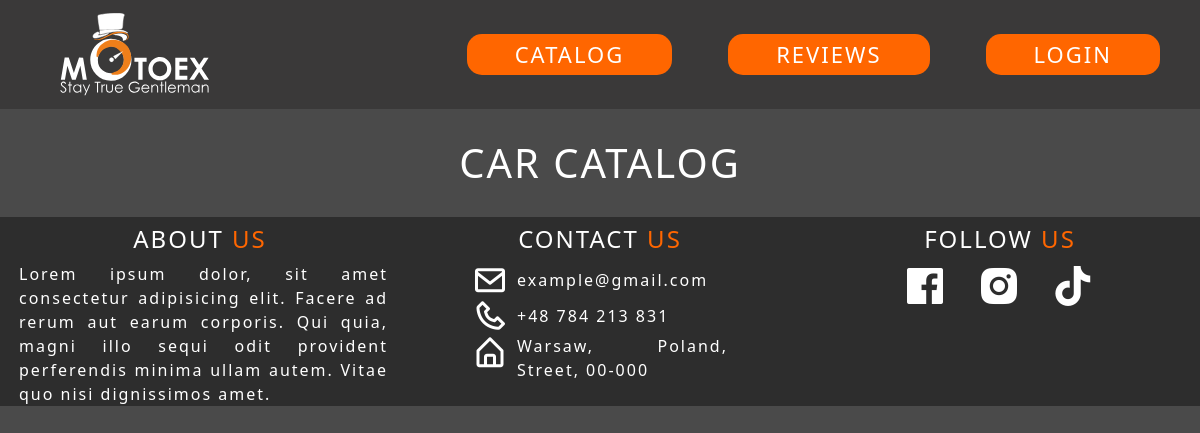
Before: /catalog/spec/ with the older database file.
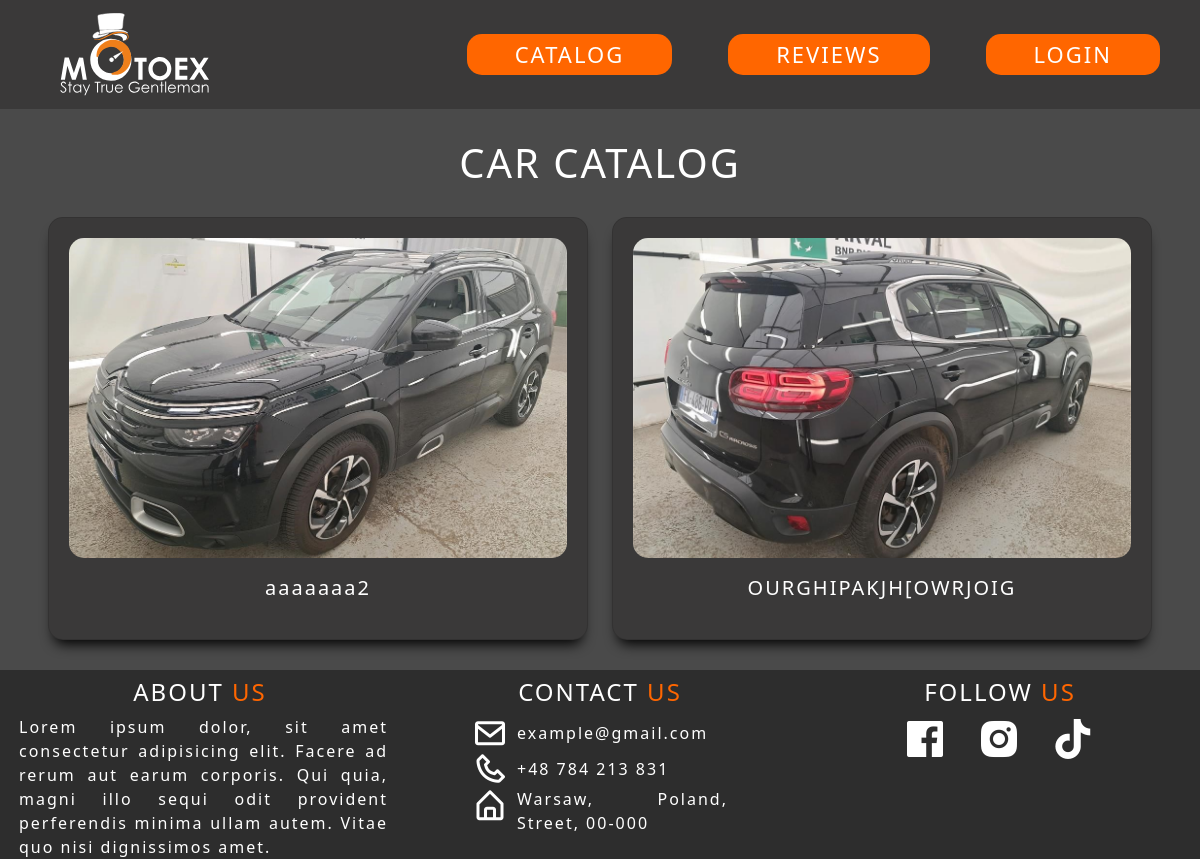
After: the same page with the newer database file.
### andrei/models.py (models this page shows)
class Vehicle(models.Model):
    name = models.CharField(max_length=100)
    description = models.TextField(null=False)
    lon = models.FloatField()
    lat = models.FloatField()
    _type = models.CharField(max_length=20)
    engine = models.CharField(max_length=100)
    fuel_type = models.CharField(max_length=100)
    transmission = models.CharField(max_length=10)
    year_of_prod = models.IntegerField()
    mileage = models.CharField(max_length=15)
    hometown = models.CharField(max_length=30)                  # from ""
    currently_in = models.CharField(max_length=30)              # currently in ""
    users = models.ManyToManyField(User)                        # чтобы лайкнуть car

class MainImage(models.Model):
    vehicle = models.OneToOneField(Vehicle, on_delete=models.CASCADE)
    image = models.ImageField(upload_to='vehicle_images/')

### andrei/views.py (the view)
# urls.py: path('catalog/<str:category>/', catalog_page, name='catalog'),
def catalog_page(request, category: str):
    vehicles = Vehicle.objects.filter(_type=category.lower())
    return render(request, 'catalog_page.html', {'vehicles': vehicles})

### templates/catalog_page.html (shortened to what this page needs)
{% load static %}
<html lang="en">
<head>
  <link href="https://cdn.jsdelivr.net/npm/bootstrap@5.0.2/dist/css/bootstrap.min.css" rel="stylesheet">
  <link href='https://unpkg.com/boxicons@2.1.4/css/boxicons.min.css' rel='stylesheet'>
  <link rel="stylesheet" type="text/css" href="https://cdn.jsdelivr.net/npm/slick-carousel@1.8.1/slick/slick.css">
</head>
<body>
    <div class="navbar sticky-top navbar-expand-lg">
      <div class="container-fluid ">
        <a
        href="{%url 'main' %}"
        class="navbar-brand mb-0">
          <img src="{% static 'motoex-logo-true.svg' %}" class="motoex-logo"/>
        </a>
        <div class="nav-buttons navbar-collapse" id="navbarNav">
          <ul class="navbar-nav">
            <li class="nav-item active">
              <a href="{% url 'choose_vehicle' %}" class="nav-link"><p class="link-name">CATALOG</p></a>
            </li>
            <li class="nav-item active">
              <a href="{% url 'reviews' %}" class="nav-link"><p class="link-name">REVIEWS</p></a>
              <li class="nav-item active">
                <a href="{% if request.user.is_authenticated %} {% url 'account' %} {% else %} {% url 'login' %} {% endif %}" class="nav-link"><p class="link-name">{% if user.is_authenticated %} {{ request.user.username }} {% else %} LOGIN {% endif %}</p></a>
              </li>
            </li>
          </ul>
        </div>
      </div>
    </div>
    <div class="how-works mt-4">
      <div class="container-fluid text-center">
        <p class="title-1">CAR CATALOG</p>
      </div>
    </div>
    <div class="container-fluid catalog mt-4 px-5">
      <div class="row">
        {% for vehicle in vehicles %}
        <div class="col-md">
          <div class="card">
            <a href="{% url 'about' vehicle.id %}" class="card-link">
              <img src="{{ vehicle.mainimage.image.url }}" alt="car-image" class="card-img">
              <p class="car-type">
                {{ vehicle.name }}
              </p>
            </a>
          </div>
        </div>
        {% endfor %}
      </div>
    </div>
    <div class="container-fluid footer">
      <div class="row pt-2">
        <div class="col left">
          <h4 class="footer-left-H">
            <span class="devided-text" style="color:white;">ABOUT</span>
            <span class="devided-text" style="color:#ff6600">US</span>
          </h4>
          <p class="footer-info left">
            Lorem ipsum dolor, sit amet consectetur adipisicing elit. Facere ad rerum aut earum corporis. Qui quia, magni illo sequi odit provident perferendis minima ullam autem. Vitae quo nisi dignissimos amet.
          </p>
        </div>
        <div class="col center">
          <h4 class="footer-left-H">
            <span class="devided-text" style="color:white;">CONTACT</span>
            <span class="devided-text" style="color:#ff6600">US</span>
          </h4>
          <ul class="contact-data row">
            <li class="d-flex footer-list-item">
              <i class='bx bx-envelope bx-md footer-list-item'></i>
              <p class="footer-info center">example@gmail.com</p>
            </li>
            <li class="d-flex footer-list-item">
              <i class='bx bx-phone bx-md footer-list-item'></i>
              <p class="footer-info center">+48 784 213 831</p>
            </li>
            <li class="d-flex footer-list-item">
              <i class='bx bx-home-alt bx-md footer-list-item'></i>
              <p class="footer-info center">Warsaw, Poland, Street, 00-000 </p>
            </li>
          </ul>
        </div>
        <div class="col right">
          <h4 class="footer-left-H">
            <span class="devided-text" style="color:white">FOLLOW</span>
            <span class="devided-text" style="color:#ff6600">US</span>
          </h4>
          <div class="row d-flex flex-row justify-content-center text-center">
            <a href="#" class="social-media-link"><i class='bx bxl-facebook-square bx-lg' style="color: white;"></i></a>
            <a href="#" class="social-media-link"><i class='bx bxl-instagram-alt bx-lg' style="color: white;"></i></a>
            <a href="#" class="social-media-link"><i class='bx bxl-tiktok bx-lg' style="color: white;"></i></a>
          </div>
        </div>
      </div>
    </div>
</body>
</html>

Changed rows visible on the page:
added Vehicle: mainimage.image (picture), name "aaaaaaa2"
added Vehicle: mainimage.image (picture), name "OURGHIPAKJH[OWRJOIG"
